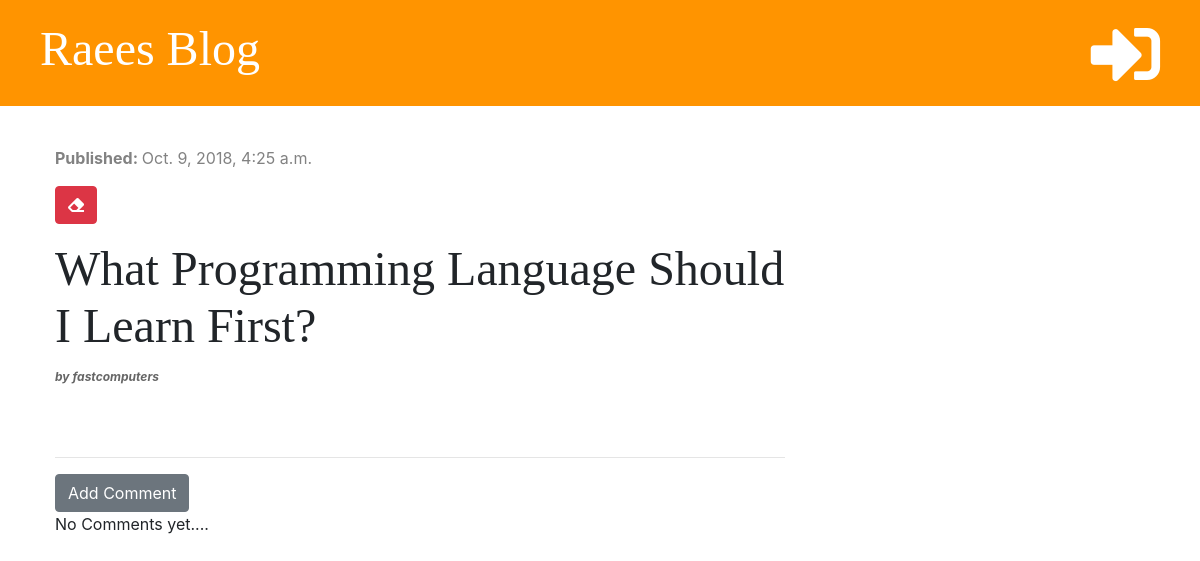
The app's page /post/1/ with its own data.
### blog/models.py (models this page shows, shortened)
class Post(models.Model):
    author = models.ForeignKey('auth.User', on_delete=models.CASCADE)
    title = models.CharField(max_length=200)
    text = models.TextField()
    created_date = models.DateTimeField(default=timezone.now)
    published_date = models.DateTimeField(blank=True, null=True)

### blog/views.py (the view)
# urls.py: path('post/<int:pk>/', views.post_detail, name='post_detail'),
def post_detail(request, pk):
    post = get_object_or_404(Post, pk=pk)
    stuff_for_frontend = {'post': post}
    return render(request, 'blog/post_detail.html', stuff_for_frontend)

### blog/templatetags/markdownify.py (called while the page is built)
@register.filter
def markdown(value):
    renderer = HighlightRenderer()
    markdown = mistune.Markdown(renderer=renderer)
    return markdown(value)

### blog/templates/blog/post_detail.html (shortened to what this page needs)
{% extends 'blog/base.html' %}
{% load markdownify %}
{% block content %}
    <div class="post">
        {% if post.published_date %}
            <div class="date">
                <p><strong>Published: </strong>{{ post.published_date }}</p>
            </div>
        {% else %}
            <a href="{% url 'post_publish' pk=post.pk %}" class="btn btn-primary">Publish</a>
        {% endif %}
        <a href="{% url 'post_delete' pk=post.pk %}" class="btn btn-danger"
        onclick="return confirm('Are you sure you want to delete this post?')">
        <i class="fas fa-eraser"></i></a>
        <p><h2>{{ post.title }}</h2>  <strong><i style="font-size:12px;color:#666;margin:0 0 10px"> by {{ post.author }}</i></strong></p>
    </div>
    <hr>
    <a href="{% url 'add_comment_to_post' pk=post.pk %}" class="btn btn-secondary">Add Comment</a>
    {% for comment in post.comments.all %}
            {% if user.is_authenticated or comment.approved %}
                <div class="comment">
                    <div class="date">
                        {{ comment.created_date }}
                    </div>
                        {% if not comment.approved and user.is_superuser %}
                            <a href="{% url 'comment_approve' pk=comment.pk %}"> <i class="fas fa-check"></i></a>
                            <a href="{% url 'comment_remove' pk=comment.pk %}"> <i class="fas fa-trash-alt"></i></a>
                        {% endif %}
                    <p><strong>{{ comment.author }}</strong></p>
                    <p>{{ comment.text | markdown | safe | linebreaksbr }}</p>
                </div>
            {% endif %}
        {% empty %}
            <p>No Comments yet....</p>
    {% endfor %}
{% endblock %}

### blog/static/css/blog.css (style rules this page uses)
h1, h2, h3, h4 { font-family: 'Tangerine', 'Inconsolata', 'Droid Sans', serif; font-size: 48px; }
.date { color: #828282; }
.post { margin-bottom: 70px; }

### records on screen
Post: published_date "Oct. 9, 2018, 4:25 a.m.", title "What Programming Language Should I Learn First?", author "fastcomputers"
